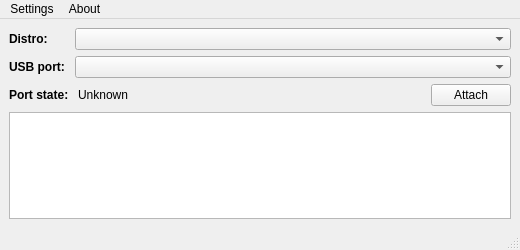
<?xml version="1.0" encoding="UTF-8"?>
<ui version="4.0">
 <class>WSLConn</class>
 <widget class="QMainWindow" name="WSLConn">
  <property name="geometry">
   <rect>
    <x>0</x>
    <y>0</y>
    <width>520</width>
    <height>250</height>
   </rect>
  </property>
  <property name="windowTitle">
   <string>WSLConn</string>
  </property>
  <widget class="QWidget" name="centralwidget">
   <layout class="QVBoxLayout" name="verticalLayout">
    <item>
     <layout class="QHBoxLayout" name="hlDistro">
      <item>
       <widget class="QLabel" name="lblDistro">
        <property name="maximumSize">
         <size>
          <width>60</width>
          <height>16777215</height>
         </size>
        </property>
        <property name="text">
         <string>&lt;b&gt;Distro:&lt;/b&gt;</string>
        </property>
       </widget>
      </item>
      <item>
       <widget class="QComboBox" name="cbxDistros"/>
      </item>
     </layout>
    </item>
    <item>
     <layout class="QHBoxLayout" name="hlUsbPort">
      <item>
       <widget class="QLabel" name="lblUsbPort">
        <property name="maximumSize">
         <size>
          <width>60</width>
          <height>16777215</height>
         </size>
        </property>
        <property name="text">
         <string>&lt;b&gt;USB port:&lt;/b&gt;</string>
        </property>
       </widget>
      </item>
      <item>
       <widget class="QComboBox" name="cbxUsbPorts"/>
      </item>
     </layout>
    </item>
    <item>
     <layout class="QHBoxLayout" name="horizontalLayout">
      <item>
       <widget class="QLabel" name="label">
        <property name="text">
         <string>&lt;html&gt;&lt;head/&gt;&lt;body&gt;&lt;p&gt;&lt;span style=&quot; font-weight:700;&quot;&gt;Port state: &lt;/span&gt;&lt;/p&gt;&lt;/body&gt;&lt;/html&gt;</string>
        </property>
       </widget>
      </item>
      <item>
       <widget class="QLabel" name="lblShared">
        <property name="text">
         <string>Unknown</string>
        </property>
       </widget>
      </item>
      <item>
       <spacer name="horizontalSpacer">
        <property name="orientation">
         <enum>Qt::Horizontal</enum>
        </property>
        <property name="sizeHint" stdset="0">
         <size>
          <width>40</width>
          <height>20</height>
         </size>
        </property>
       </spacer>
      </item>
      <item>
       <widget class="QPushButton" name="btnAttach">
        <property name="maximumSize">
         <size>
          <width>100</width>
          <height>16777215</height>
         </size>
        </property>
        <property name="text">
         <string>Attach</string>
        </property>
       </widget>
      </item>
     </layout>
    </item>
    <item>
     <widget class="QPlainTextEdit" name="pteLogs">
      <property name="textInteractionFlags">
       <set>Qt::NoTextInteraction</set>
      </property>
     </widget>
    </item>
    <item>
     <spacer name="verticalSpacer">
      <property name="orientation">
       <enum>Qt::Vertical</enum>
      </property>
      <property name="sizeHint" stdset="0">
       <size>
        <width>20</width>
        <height>40</height>
       </size>
      </property>
     </spacer>
    </item>
   </layout>
  </widget>
  <widget class="QMenuBar" name="menubar">
   <property name="geometry">
    <rect>
     <x>0</x>
     <y>0</y>
     <width>520</width>
     <height>21</height>
    </rect>
   </property>
   <widget class="QMenu" name="menuSettings">
    <property name="title">
     <string>Settings</string>
    </property>
    <addaction name="actionSettings"/>
   </widget>
   <widget class="QMenu" name="menuAbout">
    <property name="title">
     <string>About</string>
    </property>
    <addaction name="actionAbout"/>
   </widget>
   <addaction name="menuSettings"/>
   <addaction name="menuAbout"/>
  </widget>
  <widget class="QStatusBar" name="statusbar"/>
  <action name="actionSettings">
   <property name="text">
    <string>WSL Commands</string>
   </property>
  </action>
  <action name="actionAbout">
   <property name="text">
    <string>About WSLConn</string>
   </property>
  </action>
 </widget>
 <resources/>
 <connections/>
</ui>
